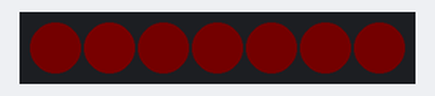
A sketch run on a simulated Arduino Nano, built with avr-gcc and run on an emulated ATmega328P. Shown: 7 RGB LEDs in strip order, left to right. Dim RGB values are drawn brighter than linear; random numbers use the default seed unless the sketch sets one.

Above: at 0.1 s.
At 5.22 s:
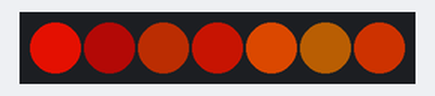
At 20.51 s:
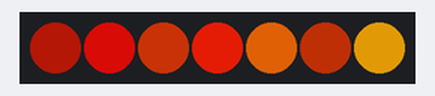
At 39.24 s:
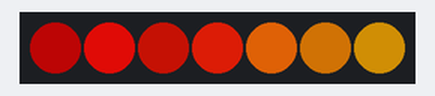
Timing chart, 0 to 40.0 s (numbered marks = the images above):
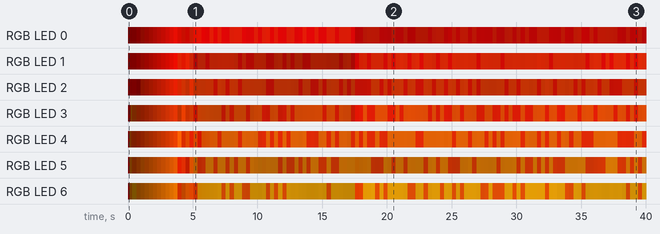

Measured:
- by itself, RGB LED 0: off → RGB(1, 0, 0) at 0.03 s, → RGB(2, 0, 0) 0.12 s later, → RGB(3, 0, 0) 0.18 s later, → RGB(8, 0, 0) 0.35 s later, … (123 changes in this stretch)
- by itself, RGB LED 2: off → RGB(1, 0, 0) at 0.03 s, → RGB(2, 0, 0) 0.12 s later, → RGB(3, 0, 0) 0.18 s later, → RGB(1, 0, 0) 0.35 s later, … (120 changes in this stretch)

The sketch:

LedCandle.ino
```cpp
/*
   Aidan Fowler
   Feb 7th 2020
   LED Candle mimicking the turning on of an flickering of a candle
   Flickering code and hsv color setting adapted from Tom Igoe
   https://github.com/tigoe/LightProjects/blob/master/Candles/WS281xCandle/WS281xCandle.ino
*/
#include <Adafruit_NeoPixel.h>

const int neoPixelPin = 6; // control pin
const int pixelCount = 7; // number of pixels
int count = 1; //count loops for flickering
int sat[pixelCount]; //saturation
int intensity[pixelCount]; //intensity
int flickerInterval = 683; //flicker interval (big prime for modulo division)
int constrainRange = 1500; //constrain LEDs close to initial colors

// set up strip:
Adafruit_NeoPixel candle = Adafruit_NeoPixel(pixelCount, neoPixelPin, NEO_GRBW + NEO_KHZ800);

//starting with range between pink and yellow, will never fluctuate much from here
unsigned int hue[pixelCount] = {2000, 3000, 4000, 5000, 6000, 7000, 8000};
//save state right after candle flickers before normal operations
unsigned int constrainToInitialState[pixelCount] = {1500, 2500, 3500, 4500, 5500, 6500, 7500};
//hold values so we can have a bit of an initial flicker
unsigned int savePreviousIntensity[pixelCount] = {0, 0, 0, 0, 0, 0, 0};

void setup() {
  Serial.begin(9600);
  randomSeed(analogRead(A6));
  candleStartup();
}

//use Tom's candle flickering with adjusted colros and intensity
//for more level variation but more limited color range to complement dichroic
//additional flickering every 683 / 1366 / 2049 cycles
void loop() {
  if (count % flickerInterval == 0) {
    int flickerTime = random(7, 15);
    for (int i = 0; i < flickerTime; i++) {
      flicker(10);
    }
    flickerInterval += 683;
    count = 1;
    if (flickerInterval >= 2732) {
      flickerInterval = 683;
    }
  }
  else {
    mimickCandle();
  }
  count++;
}

void setPixel(int p) {
  // get RGB from HSV:
  unsigned long color = candle.ColorHSV(hue[p], sat[p], intensity[p]);
  // do a gamma correction:
  unsigned long correctedColor = candle.gamma32(color);
  candle.setPixelColor(p, correctedColor);
}

void candleStartup() {
  candle.begin(); // initialize pixel strip
  candle.clear(); // turn all LEDs off
  for (int p = 0; p < pixelCount; p++) {
    sat[p] = random(192, 255); // high end of saturation
    intensity[p] = random(10, 40); // start off dark and ignite
    setPixel(p);
  }
  for (int i = 0; i < 200; i++) {
    intensify();
  }
  for (int i = 0; i < 45; i++) {
    flicker(15);
  }
}

void intensify() {
  for (int p = 0; p < pixelCount; p++) {
    if (savePreviousIntensity[p] != 0) {
      intensity[p] = savePreviousIntensity[p];
    }
    //flicker 3% of the pixel adjustments but save prior value to save overall light
    if (random(100) > 97) {
      savePreviousIntensity[p] = intensity[p];
      intensity[p] = 30;
    }
    else {
      savePreviousIntensity[p] = 0;
      intensity[p] += random(1, 2);
    }
    intensity[p] = constrain(intensity[p], 30, 255);
    setPixel(p);
  }
  candle.show();
  delay(5);
}

void flicker(int delayTime) {
  for (int p = 0; p < pixelCount; p++) {
    sat[p] = random(192, 255);
    intensity[p] = random(150, 255);
    hue[p] = random(3500, 7500);
    hue[p] = constrain(hue[p], constrainToInitialState[p]-constrainRange, constrainToInitialState[p]+constrainRange);
    setPixel(p);
  }
  candle.show();
  delay(delayTime);
}

void mimickCandle() {
  for (int p = 0; p < pixelCount; p++) {
    int hueChange = random(-1, 1);
    hue[p] += hueChange;
    hue[p] = constrain(hue[p], constrainToInitialState[p]+constrainRange, constrainToInitialState[p]-constrainRange);
    int satChange = random(-1, 1);
    sat[p] += satChange;
    sat[p] = constrain(sat[p], 192, 255);
    int intensityChange = random(-1, 2);
    intensity[p] += intensityChange;
    intensity[p] = constrain(intensity[p], 100, 220);
    setPixel(p);
  }
  candle.show();
  delay(5);
}
```
